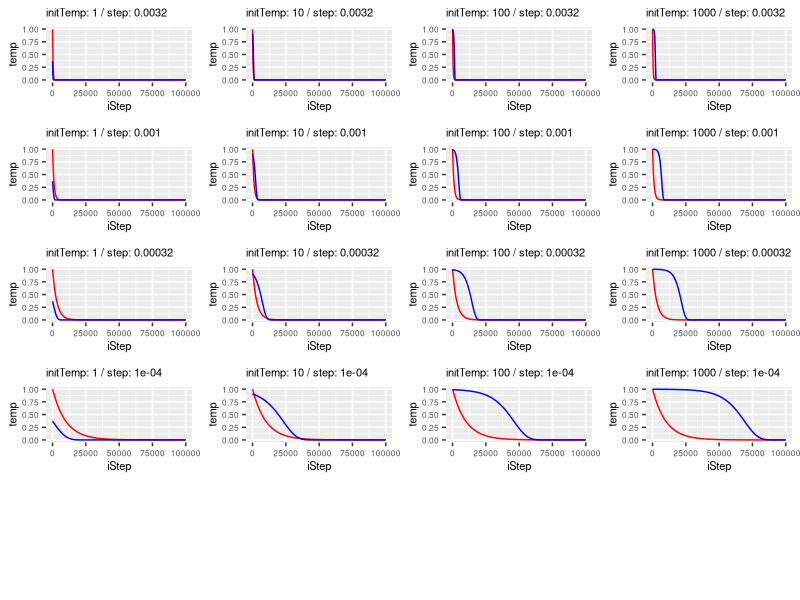

This chart was generated by the following R code:
library(ggplot2)
library(ggpubr)

tempFunc = function(
    initTemp,
    step,
    kMax
){

    k = seq(1, kMax)
    Temp = initTemp * (1 - step)^k

    return(Temp)
}

initTempVec = c(1, 10, 100, 1000)
stepVec = signif(10**(c(-2.5, -3, -3.5, -4)), 2)

kMax = 100000
rewardRatio = 1
# rewardRatio = 0.95

# resDfList = list()
plotList = list()

i = 0
for(step in stepVec){

    print(step)

    for(initTemp in initTempVec){

        print(initTemp)

        tempRaw = tempFunc(
            initTemp=initTemp,
            step=step,
            kMax=kMax
        )
        
        temp = tempRaw / initTemp

        blueVals = exp(-(rewardRatio/tempRaw))
        # greenVals = exp(-((1-rewardRatio)/tempRaw))

        thisResDf = data.frame(
            i=i,
            kMax=kMax,
            initTemp=initTemp,
            step=step,
            temp=temp,
            blueVals=blueVals,
            # greenVals=greenVals,
            iStep = seq(1, kMax)
        )
        
        title = paste0("initTemp: ", initTemp, " / step: ", step)
        
        p = ggplot(thisResDf, aes(x=iStep, y=temp)) + 
            geom_line(color='red') +
            geom_line(aes(x=iStep,y=blueVals),color='blue') +
            # geom_line(aes(x=iStep,y=greenVals),color='green') +
            ggtitle(title) +
            theme(
                plot.title = element_text(size=8),
                axis.title = element_text(size=8),
                axis.text =  element_text(size=6)
            )
        
        plotList[[as.character(i)]] = p
        
        # resDfList[[as.character(i)]] = thisResDf

        i = i + 1
    }

}

q = ggarrange(plotlist = plotList, ncol=4, nrow = 5)
# q
ggsave("temp_sweep.png")
